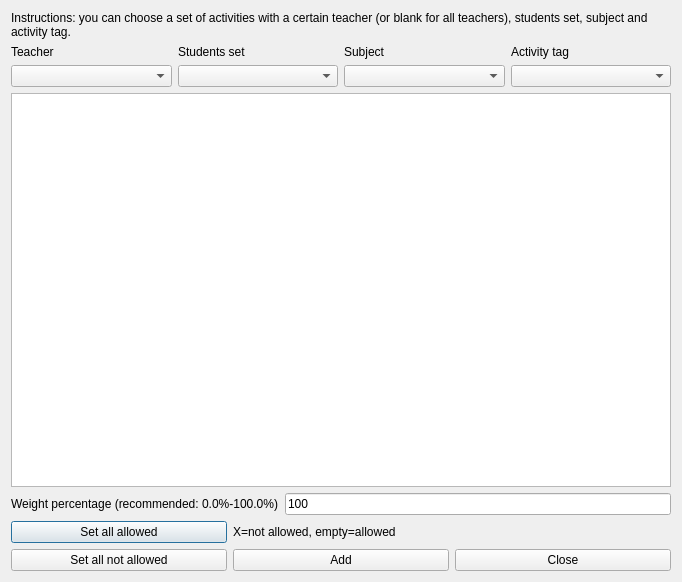
<?xml version="1.0" encoding="UTF-8"?>
<ui version="4.0">
 <class>AddConstraintActivitiesPreferredStartingTimesForm_template</class>
 <widget class="QDialog" name="AddConstraintActivitiesPreferredStartingTimesForm_template">
  <property name="geometry">
   <rect>
    <x>0</x>
    <y>0</y>
    <width>682</width>
    <height>582</height>
   </rect>
  </property>
  <property name="windowTitle">
   <string extracomment="This is the title of the dialog to add a new constraint of this type">Add activities preferred starting times</string>
  </property>
  <layout class="QGridLayout" name="gridLayout_2">
   <item row="0" column="0">
    <widget class="QLabel" name="instructionsTextLabel">
     <property name="sizePolicy">
      <sizepolicy hsizetype="Minimum" vsizetype="Minimum">
       <horstretch>0</horstretch>
       <verstretch>0</verstretch>
      </sizepolicy>
     </property>
     <property name="text">
      <string>Instructions: you can choose a set of activities with a certain teacher (or blank for all teachers), students set, subject and activity tag.</string>
     </property>
     <property name="wordWrap">
      <bool>true</bool>
     </property>
    </widget>
   </item>
   <item row="1" column="0">
    <layout class="QGridLayout" name="filterGridLayout">
     <item row="0" column="3">
      <widget class="QLabel" name="activityTagsTextLabel">
       <property name="text">
        <string>Activity tag</string>
       </property>
       <property name="wordWrap">
        <bool>false</bool>
       </property>
      </widget>
     </item>
     <item row="1" column="1">
      <widget class="QComboBox" name="studentsComboBox"/>
     </item>
     <item row="1" column="3">
      <widget class="QComboBox" name="activityTagsComboBox"/>
     </item>
     <item row="0" column="1">
      <widget class="QLabel" name="studentsTextLabel">
       <property name="text">
        <string>Students set</string>
       </property>
       <property name="wordWrap">
        <bool>false</bool>
       </property>
      </widget>
     </item>
     <item row="1" column="2">
      <widget class="QComboBox" name="subjectsComboBox"/>
     </item>
     <item row="0" column="2">
      <widget class="QLabel" name="subjectsTextLabel">
       <property name="text">
        <string>Subject</string>
       </property>
       <property name="wordWrap">
        <bool>false</bool>
       </property>
      </widget>
     </item>
     <item row="1" column="0">
      <widget class="QComboBox" name="teachersComboBox"/>
     </item>
     <item row="0" column="0">
      <widget class="QLabel" name="teachersTextLabel">
       <property name="text">
        <string>Teacher</string>
       </property>
       <property name="wordWrap">
        <bool>false</bool>
       </property>
      </widget>
     </item>
    </layout>
   </item>
   <item row="2" column="0">
    <widget class="QTableWidget" name="preferredTimesTable"/>
   </item>
   <item row="3" column="0">
    <layout class="QHBoxLayout" name="weightBoxLayout">
     <item>
      <widget class="QLabel" name="weightTextLabel">
       <property name="frameShape">
        <enum>QFrame::NoFrame</enum>
       </property>
       <property name="frameShadow">
        <enum>QFrame::Plain</enum>
       </property>
       <property name="text">
        <string>Weight percentage (recommended: 0.0%-100.0%)</string>
       </property>
       <property name="wordWrap">
        <bool>false</bool>
       </property>
      </widget>
     </item>
     <item>
      <widget class="QLineEdit" name="weightLineEdit">
       <property name="text">
        <string notr="true">100</string>
       </property>
      </widget>
     </item>
    </layout>
   </item>
   <item row="4" column="0">
    <layout class="QGridLayout" name="buttonsGridLayout">
     <item row="0" column="0">
      <widget class="QPushButton" name="setAllAllowedPushButton">
       <property name="text">
        <string comment="It refers to time slots">Set all allowed</string>
       </property>
      </widget>
     </item>
     <item row="0" column="1" colspan="2">
      <widget class="QLabel" name="label">
       <property name="text">
        <string extracomment="This is an explanation in a dialog for a constraint. It says that symbol X means that this slot is not allowed, and an empty cell means that the slot is allowed">X=not allowed, empty=allowed</string>
       </property>
      </widget>
     </item>
     <item row="1" column="0">
      <widget class="QPushButton" name="setAllNotAllowedPushButton">
       <property name="text">
        <string comment="It refers to time slots">Set all not allowed</string>
       </property>
      </widget>
     </item>
     <item row="1" column="1">
      <widget class="QPushButton" name="addConstraintPushButton">
       <property name="text">
        <string>Add</string>
       </property>
      </widget>
     </item>
     <item row="1" column="2">
      <widget class="QPushButton" name="closePushButton">
       <property name="text">
        <string>Close</string>
       </property>
      </widget>
     </item>
    </layout>
   </item>
  </layout>
 </widget>
 <layoutdefault spacing="6" margin="11"/>
 <resources/>
 <connections/>
</ui>
